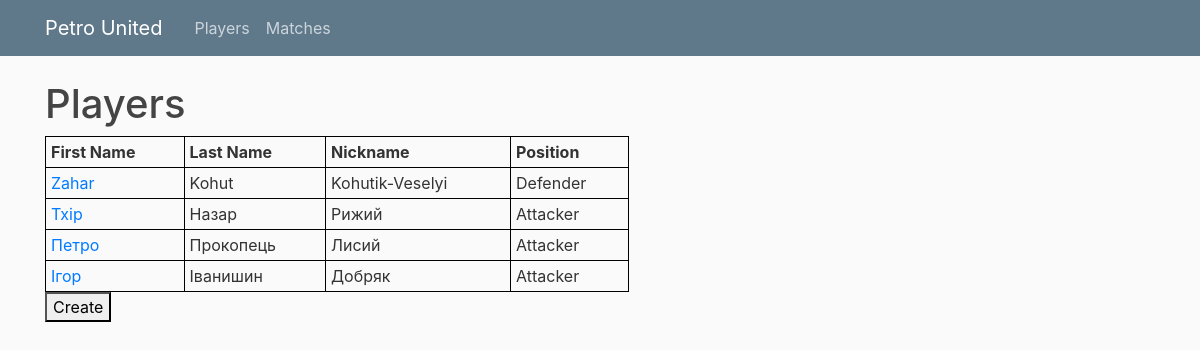
Before: /players with the older database file.
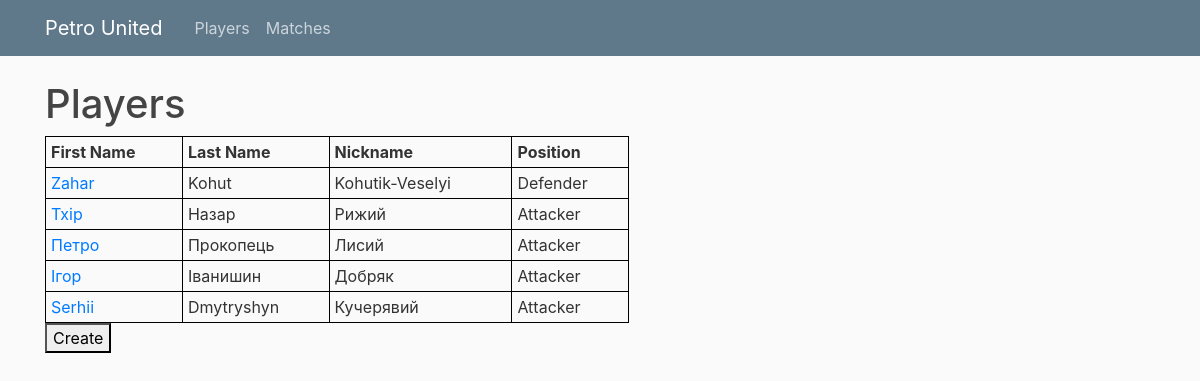
After: the same page with the newer database file.
### main/models.py (models this page shows, shortened)
class Player(Base):
    __tablename__ = 'player'
    player_id = Column(Integer, unique=True, nullable=False, primary_key=True)
    first_name = Column(String, nullable=False)
    last_name = Column(String, nullable=False)
    nickname = Column(String, nullable=False)
    position = Column(String, nullable=False)
    picture = Column(String, nullable=False)

### main/routes.py (the view)
@app.route("/players", methods = ["POST", "GET"])
def players_page():
    session = Session()
    players = session.query(Player).all()
    return render_template("players.html", players = players, title = "Players")

### main/templates/players.html (shortened to what this page needs)
{% extends "layout.html" %}
{% block content %}
    <h1>Players</h1>
    <table id="myTable">
    <thead>
        <tr>
        <th>First Name</th>
        <th>Last Name</th>
        <th>Nickname</th>
        <th>Position</th>
        </tr>
    </thead>
    <tbody>
    {% for player in players %}
        <tr>
        <td><a class="mr-2" href="{{ url_for('player_page', player_id = player.player_id ) }}">{{ player.first_name }}</a></td>
        <td>{{ player.last_name }}</td>
        <td>{{ player.nickname }}</td>
        <td>{{ player.position }}</td>
        </tr>
    {% endfor %}
    </tbody>
    </table>
    <div class="form-group">
        <a href="{{ url_for("create_player") }}">
            <button>Create</button>
        </a>
    </div>
{% endblock content %}

### main/templates/layout.html (shortened to what this page needs)
<!DOCTYPE html>
<html>
<head>
    <link rel="stylesheet" href="https://maxcdn.bootstrapcdn.com/bootstrap/4.0.0/css/bootstrap.min.css">
    <link rel="stylesheet" type="text/css" href="{{ url_for('static', filename='main.css') }}">
</head>
<body>
    <header class="site-header">
      <nav class="navbar navbar-expand-md navbar-dark bg-steel fixed-top">
        <div class="container">
          <a class="navbar-brand mr-4" href="/">Petro United</a>
          <div class="collapse navbar-collapse" id="navbarToggle">
            <div class="navbar-nav mr-auto">
              <a class="nav-item nav-link" href="/players">Players</a>
              <a class="nav-item nav-link" href="/matches">Matches</a>
            </div>
          </div>
        </div>
      </nav>
    </header>
    <main role="main" class="container">
      <div class="row">
        <div class="col-md-8">
          {% block content %}{% endblock %}
        </div>
    </main>
</body>
</html>

### main/static/main.css (style rules this page uses)
body { background: #fafafa; color: #333333; margin-top: 5rem; }
h1, h2, h3, h4, h5, h6 { color: #444444; }
.bg-steel { background-color: #5f788a; }
.site-header .navbar-nav .nav-link { color: #cbd5db; }

### main/templates/players.html (style rules this page uses)
table { border: 1px solid black; width: 80%; border-collapse: collapse; }
th, td { border: 1px solid black; padding: 5px; white-space: nowrap; }

Changed rows visible on the page:
added Player: first_name "Serhii", last_name "Dmytryshyn", nickname "Кучерявий", position "Attacker"
